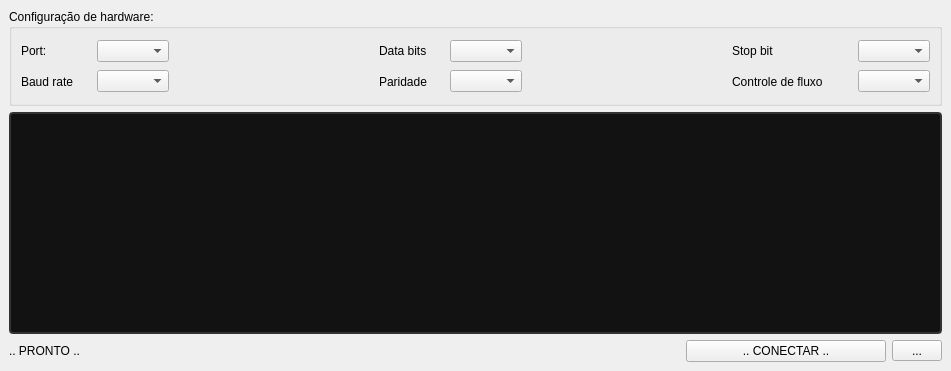
<?xml version="1.0" encoding="UTF-8"?>
<ui version="4.0">
 <class>Serial</class>
 <widget class="QMainWindow" name="Serial">
  <property name="geometry">
   <rect>
    <x>0</x>
    <y>0</y>
    <width>951</width>
    <height>371</height>
   </rect>
  </property>
  <property name="windowTitle">
   <string>Comunicação serial</string>
  </property>
  <widget class="QWidget" name="centralwidget">
   <layout class="QGridLayout" name="gridLayout_2">
    <item row="0" column="0">
     <widget class="QGroupBox" name="gbHard">
      <property name="title">
       <string>Configuração de hardware:</string>
      </property>
      <layout class="QGridLayout" name="gridLayout">
       <item row="0" column="0">
        <layout class="QHBoxLayout" name="horizontalLayout">
         <item>
          <layout class="QVBoxLayout" name="verticalLayout">
           <item>
            <widget class="QLabel" name="lbPort">
             <property name="minimumSize">
              <size>
               <width>70</width>
               <height>25</height>
              </size>
             </property>
             <property name="maximumSize">
              <size>
               <width>70</width>
               <height>25</height>
              </size>
             </property>
             <property name="toolTip">
              <string>Selecione porta</string>
             </property>
             <property name="text">
              <string>Port:</string>
             </property>
            </widget>
           </item>
           <item>
            <widget class="QLabel" name="lbBaud">
             <property name="minimumSize">
              <size>
               <width>70</width>
               <height>25</height>
              </size>
             </property>
             <property name="maximumSize">
              <size>
               <width>70</width>
               <height>25</height>
              </size>
             </property>
             <property name="toolTip">
              <string>Sugere-se &quot;19200&quot; para Leica e &quot;9600&quot; para a Geodetic</string>
             </property>
             <property name="text">
              <string>Baud rate</string>
             </property>
            </widget>
           </item>
          </layout>
         </item>
         <item>
          <layout class="QVBoxLayout" name="verticalLayout_2">
           <item>
            <widget class="QComboBox" name="cbPort">
             <property name="toolTip">
              <string>Selecione porta</string>
             </property>
            </widget>
           </item>
           <item>
            <widget class="QComboBox" name="cbBaud">
             <property name="toolTip">
              <string>Sugere-se &quot;19200&quot; para Leica e &quot;9600&quot; para a Geodetic</string>
             </property>
            </widget>
           </item>
          </layout>
         </item>
         <item>
          <spacer name="horizontalSpacer">
           <property name="orientation">
            <enum>Qt::Orientation::Horizontal</enum>
           </property>
           <property name="sizeHint" stdset="0">
            <size>
             <width>40</width>
             <height>20</height>
            </size>
           </property>
          </spacer>
         </item>
         <item>
          <layout class="QVBoxLayout" name="verticalLayout_3">
           <item>
            <widget class="QLabel" name="lbDtBit">
             <property name="minimumSize">
              <size>
               <width>65</width>
               <height>25</height>
              </size>
             </property>
             <property name="maximumSize">
              <size>
               <width>65</width>
               <height>25</height>
              </size>
             </property>
             <property name="toolTip">
              <string>Normalmente  &quot;8&quot;</string>
             </property>
             <property name="text">
              <string>Data bits</string>
             </property>
            </widget>
           </item>
           <item>
            <widget class="QLabel" name="lbPar">
             <property name="minimumSize">
              <size>
               <width>65</width>
               <height>25</height>
              </size>
             </property>
             <property name="maximumSize">
              <size>
               <width>65</width>
               <height>25</height>
              </size>
             </property>
             <property name="toolTip">
              <string>Sugere-se  &quot;Nenhuma&quot;</string>
             </property>
             <property name="text">
              <string>Paridade</string>
             </property>
            </widget>
           </item>
          </layout>
         </item>
         <item>
          <layout class="QVBoxLayout" name="verticalLayout_5">
           <item>
            <widget class="QComboBox" name="cbDtBit">
             <property name="toolTip">
              <string>Normalmente  &quot;8&quot;</string>
             </property>
            </widget>
           </item>
           <item>
            <widget class="QComboBox" name="cbPar">
             <property name="toolTip">
              <string>Sugere-se  &quot;Nenhuma&quot;</string>
             </property>
            </widget>
           </item>
          </layout>
         </item>
         <item>
          <spacer name="horizontalSpacer_2">
           <property name="orientation">
            <enum>Qt::Orientation::Horizontal</enum>
           </property>
           <property name="sizeHint" stdset="0">
            <size>
             <width>40</width>
             <height>20</height>
            </size>
           </property>
          </spacer>
         </item>
         <item>
          <layout class="QVBoxLayout" name="verticalLayout_4">
           <item>
            <widget class="QLabel" name="lbStop">
             <property name="minimumSize">
              <size>
               <width>120</width>
               <height>25</height>
              </size>
             </property>
             <property name="maximumSize">
              <size>
               <width>120</width>
               <height>25</height>
              </size>
             </property>
             <property name="toolTip">
              <string>Sugere-se &quot;1&quot;</string>
             </property>
             <property name="text">
              <string>Stop bit</string>
             </property>
            </widget>
           </item>
           <item>
            <widget class="QLabel" name="lbFlow">
             <property name="minimumSize">
              <size>
               <width>120</width>
               <height>25</height>
              </size>
             </property>
             <property name="maximumSize">
              <size>
               <width>120</width>
               <height>25</height>
              </size>
             </property>
             <property name="toolTip">
              <string>Sugere-se &quot;XON/XOFF&quot; para Leica e  &quot;Nenhum&quot; para a Geodetic</string>
             </property>
             <property name="text">
              <string>Controle de fluxo</string>
             </property>
            </widget>
           </item>
          </layout>
         </item>
         <item>
          <layout class="QVBoxLayout" name="verticalLayout_6">
           <item>
            <widget class="QComboBox" name="cbStop">
             <property name="toolTip">
              <string>Sugere-se &quot;1&quot;</string>
             </property>
            </widget>
           </item>
           <item>
            <widget class="QComboBox" name="cbFlow">
             <property name="toolTip">
              <string>Sugere-se &quot;XON/XOFF&quot; para Leica e  &quot;Nenhum&quot; para a Geodetic</string>
             </property>
            </widget>
           </item>
          </layout>
         </item>
        </layout>
       </item>
      </layout>
     </widget>
    </item>
    <item row="1" column="0">
     <widget class="QPlainTextEdit" name="pteMoni">
      <property name="styleSheet">
       <string notr="true">QPlainTextEdit {
    background-color: #121212;      /* Fundo quase preto (estilo Dark Mode) */
    color: #00FF00;                 /* Texto verde &quot;Matrix/Terminal&quot; para destaque */
    border: 2px solid #333333;      /* Borda discreta */
    border-radius: 4px;
    font-family: 'Consolas', 'Monospace', 'Courier New'; /* Fontes monoespaçadas */
    font-size: 10pt;
    padding: 5px;
}

/* Estilizando a barra de rolagem para combinar */
QScrollBar:vertical {
    border: none;
    background: #222222;
    width: 10px;
}
QScrollBar::handle:vertical {
    background: #444444;
    min-height: 20px;
}</string>
      </property>
      <property name="readOnly">
       <bool>true</bool>
      </property>
     </widget>
    </item>
    <item row="2" column="0">
     <layout class="QHBoxLayout" name="horizontalLayout_2">
      <item>
       <widget class="QLabel" name="lbStatus">
        <property name="minimumSize">
         <size>
          <width>500</width>
          <height>0</height>
         </size>
        </property>
        <property name="text">
         <string>.. PRONTO ..</string>
        </property>
       </widget>
      </item>
      <item>
       <spacer name="horizontalSpacer_3">
        <property name="orientation">
         <enum>Qt::Orientation::Horizontal</enum>
        </property>
        <property name="sizeHint" stdset="0">
         <size>
          <width>40</width>
          <height>20</height>
         </size>
        </property>
       </spacer>
      </item>
      <item>
       <widget class="QPushButton" name="pbMain">
        <property name="minimumSize">
         <size>
          <width>200</width>
          <height>0</height>
         </size>
        </property>
        <property name="toolTip">
         <string>Configure o hardware e clkick para conectar</string>
        </property>
        <property name="text">
         <string>.. CONECTAR ..</string>
        </property>
       </widget>
      </item>
      <item>
       <widget class="QToolButton" name="tbRefresh">
        <property name="minimumSize">
         <size>
          <width>50</width>
          <height>0</height>
         </size>
        </property>
        <property name="toolTip">
         <string>Atualizar</string>
        </property>
        <property name="text">
         <string>...</string>
        </property>
       </widget>
      </item>
     </layout>
    </item>
   </layout>
  </widget>
 </widget>
 <resources/>
 <connections/>
</ui>
